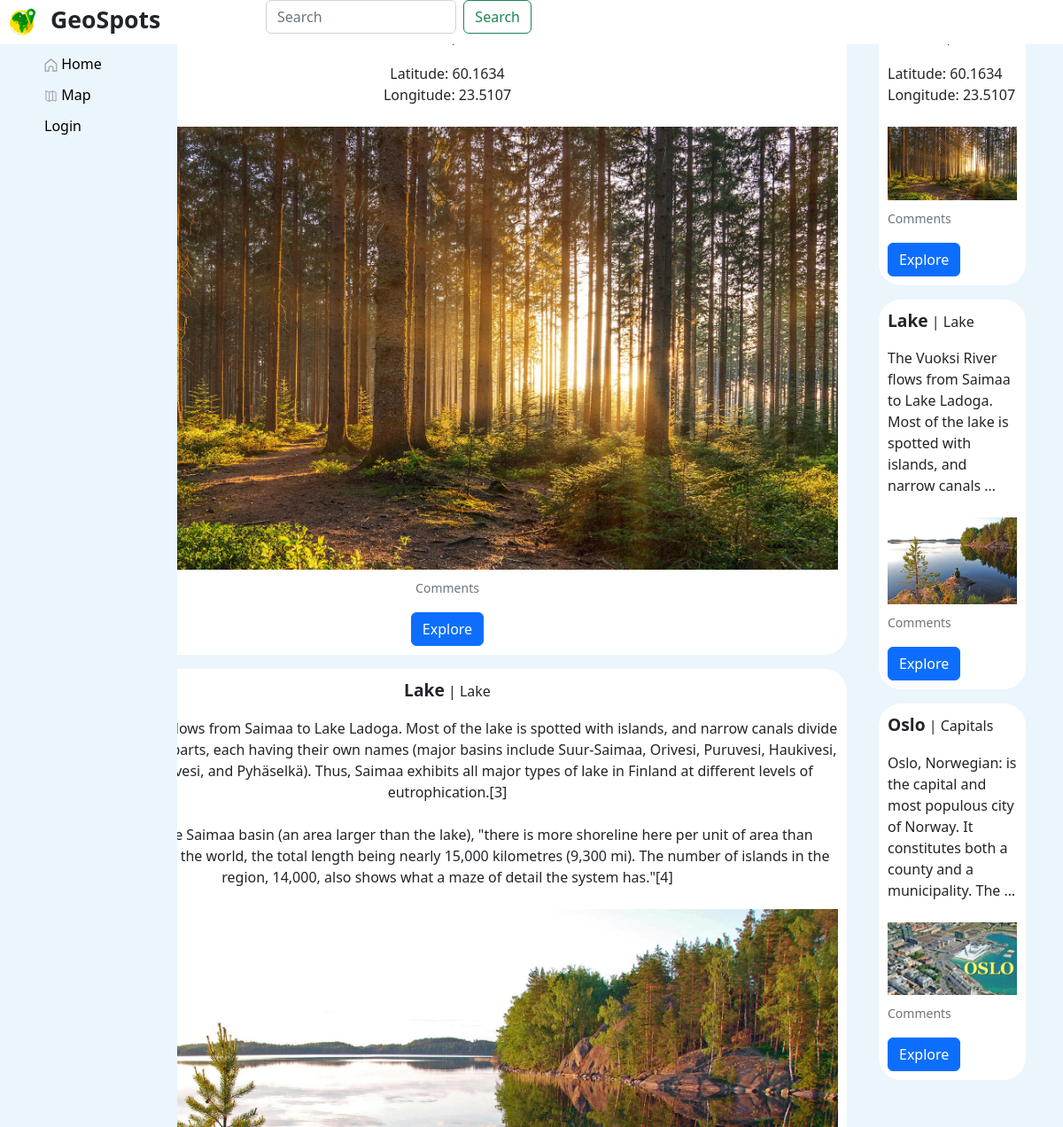
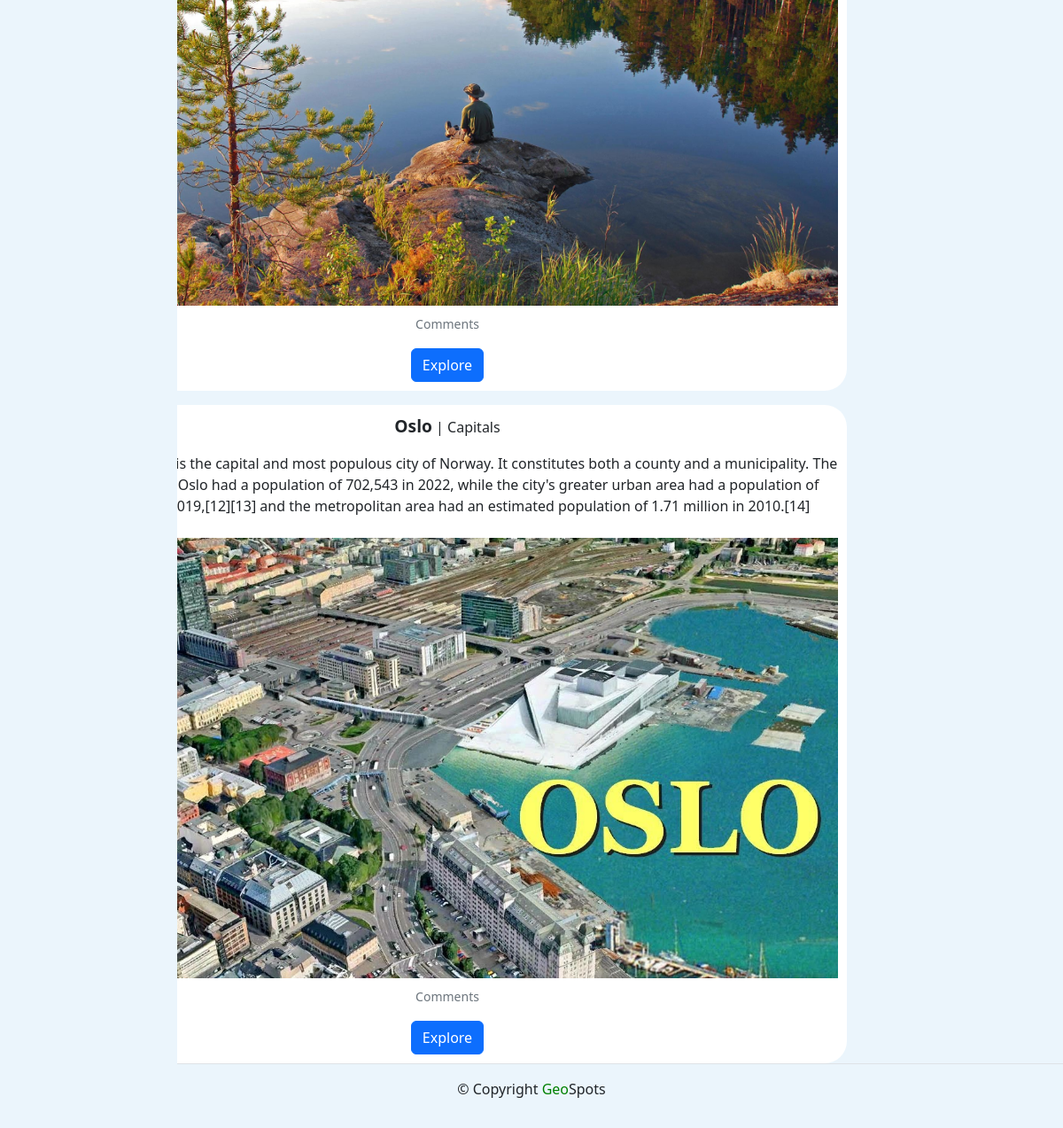
The app's page /favorites/Vados21/ with its own data (2 pictures, top to bottom).
### posts/models.py (models this page shows, shortened)
class Post(models.Model):
    title = models.CharField(max_length=200)
    text = models.TextField()
    pub_date = models.DateTimeField(auto_now_add=True)
    author = models.ForeignKey(
        User,
        on_delete=models.CASCADE,
        related_name='posts'
    )
    group = models.ForeignKey(
        Group, blank=True, null=True,
        on_delete=models.SET_NULL,
        related_name='posts'
    )
    image = models.ImageField(
        'Картинка',
        upload_to='posts/',
        blank=True
    )
    lat = models.DecimalField(max_digits=10, decimal_places=8)
    lon = models.DecimalField(max_digits=10, decimal_places=8)
    likes = models.ManyToManyField(User, related_name='likes', blank=True)
    class Meta:
        ordering = ['-pub_date']

class Group(models.Model):
    title = models.CharField(max_length=200)
    slug = models.SlugField(unique=True, max_length=40)
    description = models.TextField(null=True)
    class Meta:
        verbose_name = 'Заголовок группы'

### posts/views.py (the view)
# urls.py: path('favorites/<str:username>/', views.favorites, name='favorites'),
def favorites(request, username):
    logging.info('favorites started')
    user = get_object_or_404(User, username=username)
    post_list = user.likes.select_related('group')
    paginator = Paginator(post_list, 10)
    page_number = request.GET.get('page')
    post_counter = paginator.count
    page_obj = paginator.get_page(page_number)
    context = {
        'username': user,
        'post_counter': post_counter,
        'page_obj': page_obj,
    }
    return render(request, 'posts/favorites.html', context)

### posts/templates/posts/favorites.html (shortened to what this page needs)
{% extends 'posts/base.html' %}
{% block content %}
{% load thumbnail %}
<div class="bodycolor">
    <div id="padding_top">
        <div class="container text-center">
            <div class="row">
              <div class="col-10">
                <div class="container">
                  <article>
                    {% for post in page_obj %}
                    <p>
                      <div class="article">
                        <div id="left">
                          <p><strong><big>{{ post.title }}</big></strong> | {{ post.group.title }}  </p>
                          <p>{{ post.text|linebreaksbr }}</p>
                          <div style='border-radius: 5px;'>
                            {% thumbnail post.image "960x339" crop="center" upscale=True as im %}
                              <img class="card-img my-2"  src="{{ im.url }}">
                            {% endthumbnail %}
                          </div>
                        <p class="card-text"><small class="text-muted">Comments </small></p>
                        <a class="btn btn-small btn-primary" href="{% url 'posts:post_detail' post.pk %}">
                          Explore
                        </a>
                        </div>
                      </div>
                    {% endfor %}
                  </article>
                </div>
              </div>
              <div class="col">
                {% for post in page_obj %}
                    <p>
                      <div class="article">
                        <div class="left">
                          <p><strong><big>{{ post.title }}</big></strong> | {{ post.group.title }}  </p>
                          <p>{{ post.text|truncatewords:20 }}</p>
                          <div style='border-radius: 5px;'>
                            {% thumbnail post.image "960x339" crop="center" upscale=True as im %}
                              <img class="card-img my-2"  src="{{ im.url }}">
                            {% endthumbnail %}
                          </div>
                        <p class="card-text"><small class="text-muted">Comments </small></p>
                        <a class="btn btn-small btn-primary" href="{% url 'posts:post_detail' post.pk %}">
                          Explore
                        </a>
                        </div>
                      </div>
                    {% endfor %}
              </div>
            </div>
        </div>
    </div>
</div>
{% endblock %}

### static/css/style.css (style rules this page uses)
.article { border-radius: 25px; padding: 10px; background: #ffffff; }
.bodycolor { background: #EBF5FC; }
.left { text-align: left; }

### records on screen
Post: text "Latitude: 60.1634 Longitude: 23.5107", shows a picture
Post: title "Lake", group "Lake", text "The Vuoksi River flows from Saimaa to Lake Ladoga. Most of the lake is spotted with islands, and narrow canals divide the lake in many parts, each having their own names (major basins include Suur-Saimaa, Orivesi, Puruvesi, Haukivesi, Yövesi, Pihlajavesi, and Pyhäselkä). Thus, Saimaa exhibits all major types of lake in Finland at different levels of eutrophication.[3] In places in the Saimaa basin (an area larger than the lake), \"there is more shoreline here per unit of area than anywhere else in the world, the total length being nearly 15,000 kilometres (9,300 mi). The number of islands in the region, 14,000, also shows what a maze of detail the system has.\"[4]", shows a picture, text "The Vuoksi River flows from Saimaa to Lake Ladoga. Most of the lake is spotted with islands, and narrow canals …"
Post: title "Oslo", group "Capitals", text "Oslo, Norwegian: is the capital and most populous city of Norway. It constitutes both a county and a municipality. The municipality of Oslo had a population of 702,543 in 2022, while the city's greater urban area had a population of 1,019,513 in 2019,[12][13] and the metropolitan area had an estimated population of 1.71 million in 2010.[14]", shows a picture, text "Oslo, Norwegian: is the capital and most populous city of Norway. It constitutes both a county and a municipality. The …"
